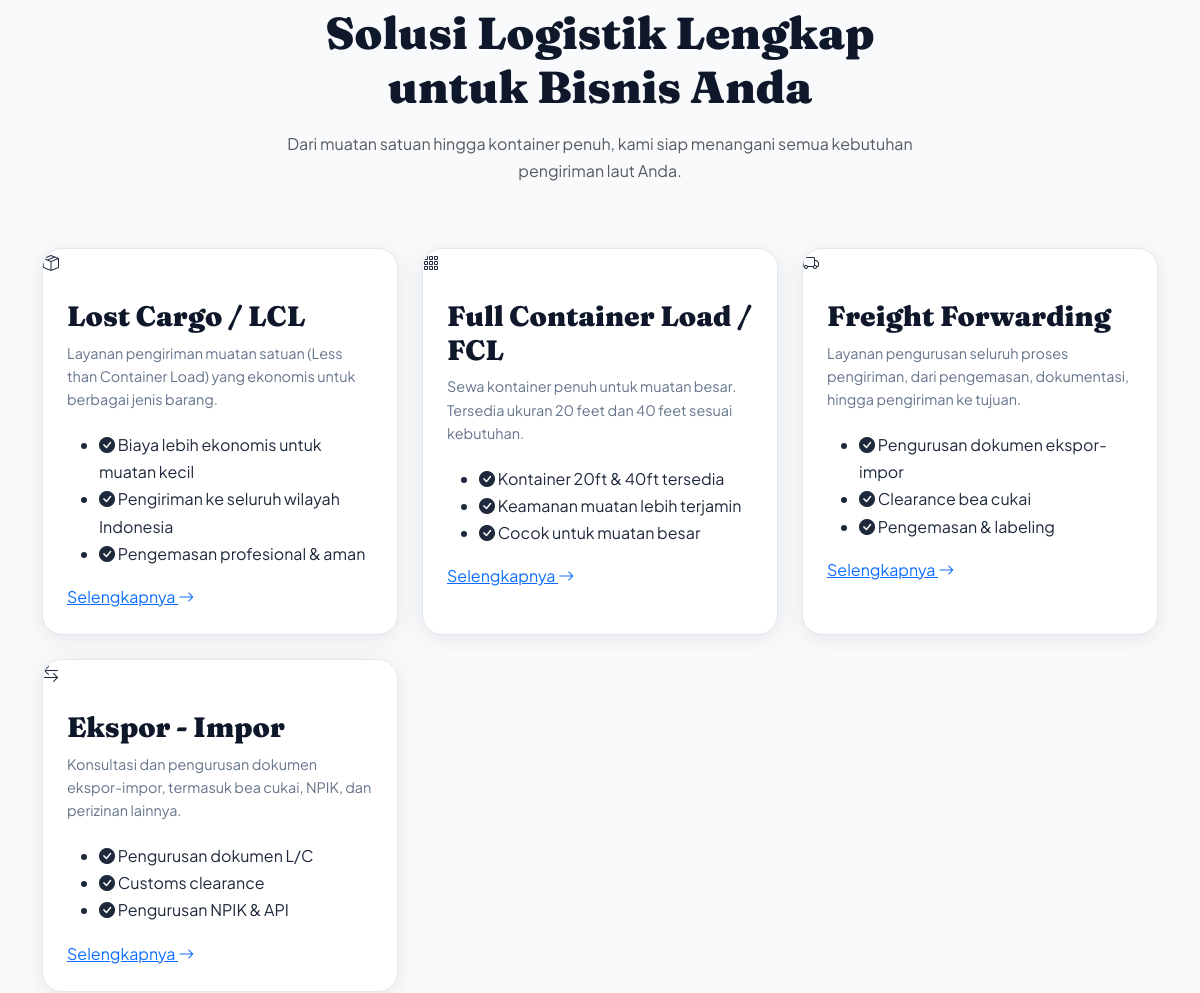
Before: / (middle part) with the older database file.
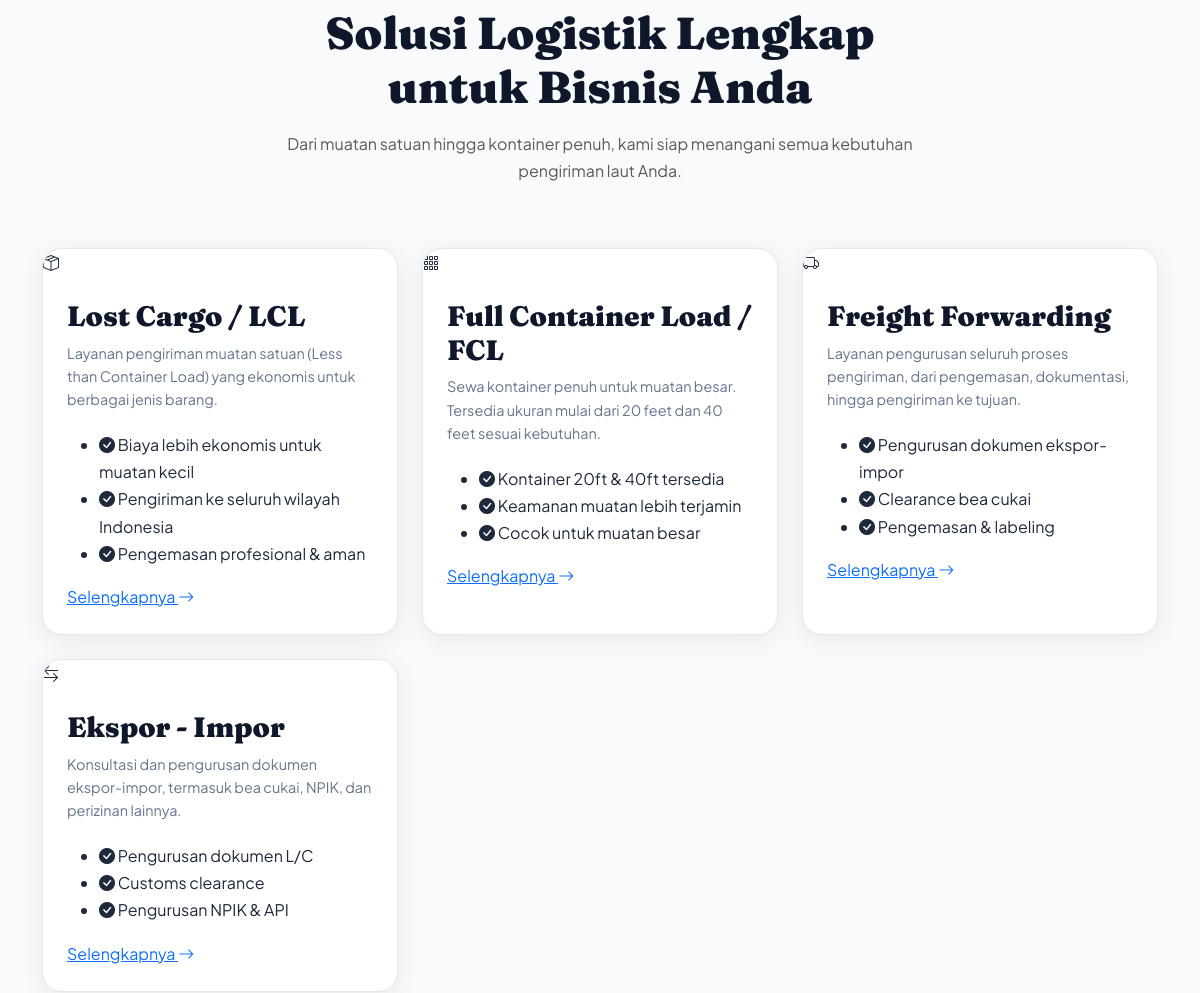
After: the same page with the newer database file.
### tables this page shows
CREATE TABLE `services`  (
  `id` int NOT NULL AUTO_INCREMENT,
  `title` varchar(200) NOT NULL,
  `slug` varchar(200) NOT NULL,
  `icon` varchar(100) NULL DEFAULT 'bi-box-seam',
  `image` varchar(255) NULL DEFAULT NULL,
  `short_desc` text NULL,
  `full_desc` longtext NULL,
  `features` text NULL COMMENT 'JSON array of feature strings',
  `is_featured` tinyint(1) NULL DEFAULT 0,
  `is_active` tinyint(1) NULL DEFAULT 1,
  `sort_order` int NULL DEFAULT 0,
  `created_at` timestamp NOT NULL DEFAULT current_timestamp,
  `updated_at` timestamp NOT NULL DEFAULT current_timestamp ON UPDATE CURRENT_TIMESTAMP,
  PRIMARY KEY (`id`) USING BTREE,
  UNIQUE INDEX `slug`(`slug` ASC) USING BTREE
);

### includes/functions.php (called while the page is built, shortened)
<?php
function getFeaturedServices(): array {
    $pdo = getPDO();
    return $pdo->query("SELECT * FROM services WHERE is_featured = 1 AND is_active = 1 ORDER BY sort_order ASC LIMIT 6")->fetchAll();
}
function truncate(string $text, int $length = 120): string {
    $text = strip_tags($text);
    if (mb_strlen($text) <= $length) return $text;
    return mb_substr($text, 0, $length) . '...';
}

### index.php (the view, shortened to what this page needs)
<?php
require_once __DIR__ . '/includes/functions.php';
$services  = getFeaturedServices();
?>
<?php require_once __DIR__ . '/includes/header.php'; ?>
<section class="services-section" id="services">
    <div class="container">
        <div class="row justify-content-center text-center mb-5">
            <div class="col-lg-7" data-aos="fade-up">
                <h2 class="section-title">Solusi Logistik Lengkap untuk Bisnis Anda</h2>
                <p class="text-muted">Dari muatan satuan hingga kontainer penuh, kami siap menangani semua kebutuhan pengiriman laut Anda.</p>
            </div>
        </div>
        <div class="row g-4">
            <?php foreach ($services as $i => $svc): ?>
            <div class="col-lg-4 col-md-6" data-aos="fade-up" data-aos-delay="<?= $i * 80 ?>">
                <div class="service-card">
                    <div class="service-card-icon">
                        <i class="bi <?= htmlspecialchars($svc['icon']) ?>"></i>
                    </div>
                    <div class="service-card-body">
                        <h3 class="service-card-title"><?= htmlspecialchars($svc['title']) ?></h3>
                        <p class="service-card-desc"><?= htmlspecialchars(truncate($svc['short_desc'], 120)) ?></p>
                        <?php if (!empty($svc['features'])):
                            $features = json_decode($svc['features'], true) ?? [];
                            $shown = array_slice($features, 0, 3);
                        ?>
                        <ul class="service-features-mini">
                            <?php foreach ($shown as $f): ?>
                            <li><i class="bi bi-check-circle-fill"></i> <?= htmlspecialchars($f) ?></li>
                            <?php endforeach; ?>
                        </ul>
                        <?php endif; ?>
                        <a href="<?= BASE_URL ?>/services.php#service-<?= $svc['id'] ?>" class="service-card-link">
                            Selengkapnya <i class="bi bi-arrow-right"></i>
                        </a>
                    </div>
                </div>
            </div>
            <?php endforeach; ?>
        </div>
    </div>
</section>
<?php require_once __DIR__ . '/includes/footer.php'; ?>

Changed rows visible on the page:
changed services "Full Container Load / FCL": short_desc "Sewa kontainer penuh untuk muatan besar. Tersedia ukuran 20 feet dan 40 feet sesuai kebutuhan." → "Sewa kontainer penuh untuk muatan besar. Tersedia ukuran mulai dari 20 feet dan 40 feet sesuai kebutuhan."
